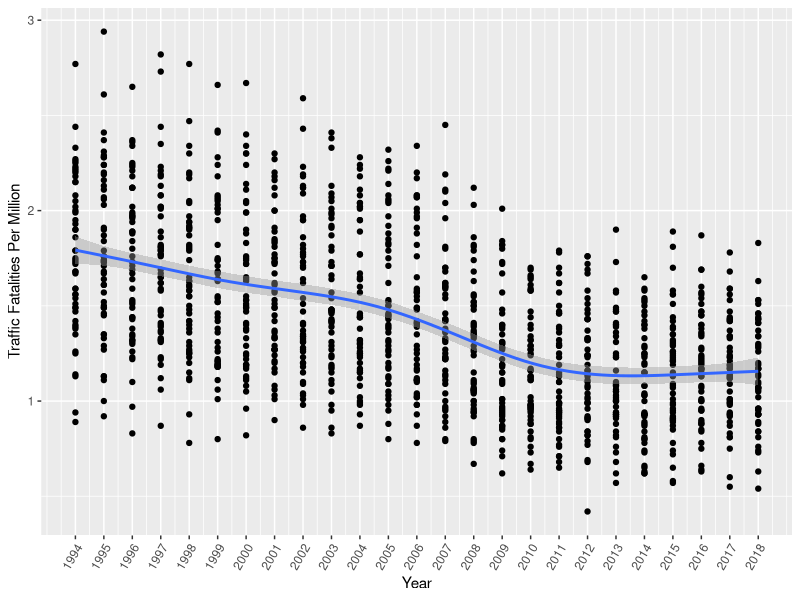

Reproduce this figure in R.
## ---- chunk 1
library(tidyverse)
library(dplyr)
library(ggplot2)
library(stringr)
library(scales)

raw_df <- read.csv("traffic_data.csv")

cleaned_df <- raw_df %>% 
  rename_at(vars(ends_with('.1')), ~ str_replace(., '.1$', '_per_mil')) %>% 
  rename_at(vars(starts_with('X')), ~ str_remove(.,'X'))

per_mil_df <- cleaned_df %>% 
  select("State", ends_with("_per_mil"))

total_df <- cleaned_df %>% 
  select("State", !ends_with("_per_mil"), -Difference..1994....2018)

long_per_mil <- per_mil_df %>% 
  rename_at(vars(ends_with('_per_mil')), ~ str_remove(.,'_per_mil')) %>% 
  gather(key = "year", value = "death_per_mil",c(-State)) %>% 
  mutate(year = as.integer(year))

long_per_mil %>% 
  ggplot(aes(x=year,y=death_per_mil)) +
  geom_point() +
  theme(axis.text.x = element_text(angle=60,hjust=1)) +
  xlab("Year") +
  ylab("Traffic Fatalities Per Million") +
  geom_smooth() +
  scale_x_continuous(breaks = c(1994:2018))
